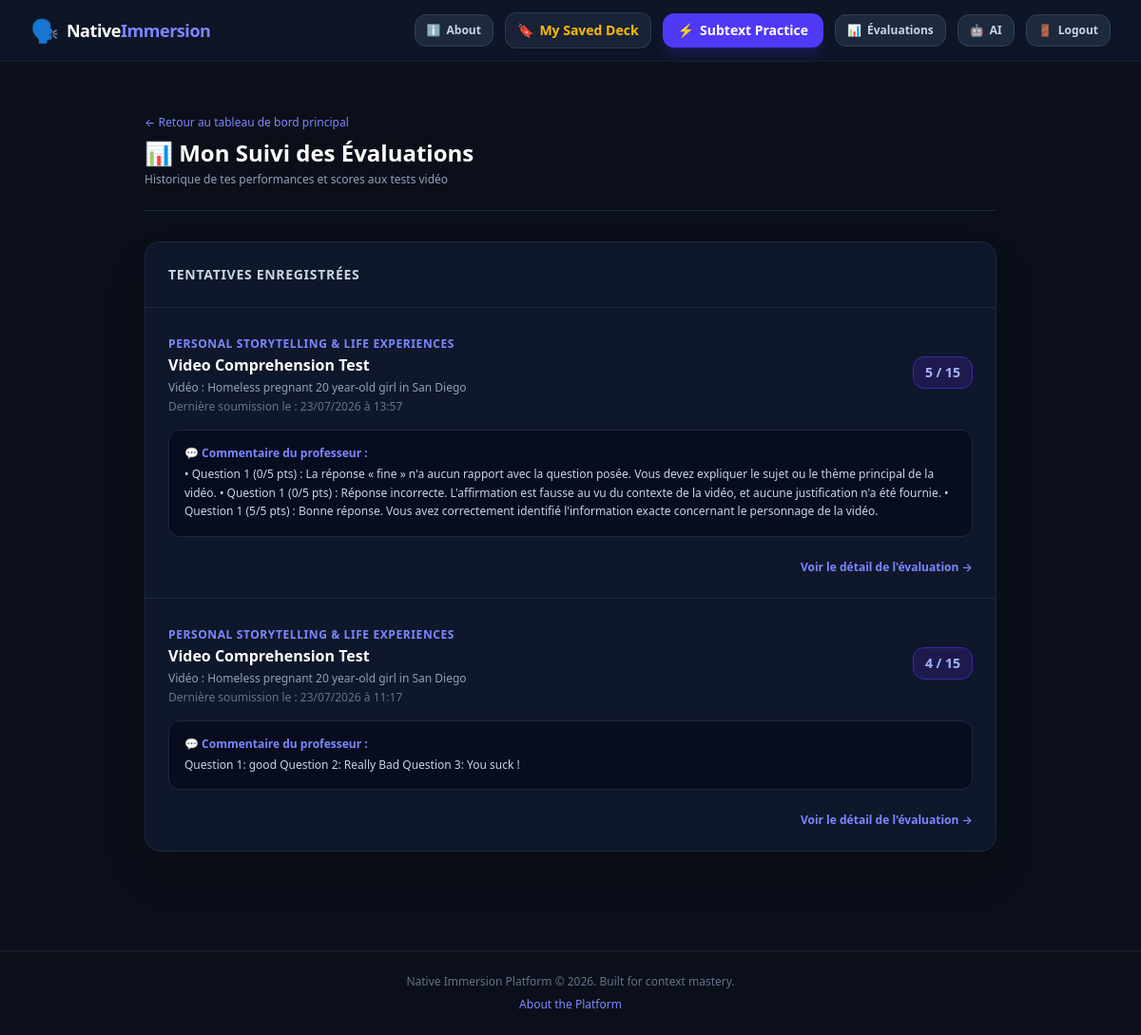
Page /my-scores/ (signed in) on the committed database.
### simulator/models.py (models this page shows, shortened)
class StudentAssessmentAttempt(models.Model):
    student = models.ForeignKey(User, on_delete=models.CASCADE, related_name='assessment_attempts')
    assessment = models.ForeignKey(VideoAssessment, on_delete=models.CASCADE, related_name='attempts')
    score = models.PositiveIntegerField(help_text="Score obtenu", default=0)
    max_score = models.PositiveIntegerField(default=40)
    submitted_at = models.DateTimeField(auto_now_add=True)
    answers_data = models.TextField(blank=True, help_text="Stockage des réponses de l'étudiant (JSON)")
    feedback = models.TextField(blank=True, help_text="Commentaires du professeur sur la copie")
    is_graded = models.BooleanField(default=False, help_text="Cocher si la copie a été corrigée et notée")
    class Meta:
        ordering = ['-submitted_at']

class VideoAssessment(models.Model):
    video_context = models.OneToOneField(
        VideoContext,
        on_delete=models.CASCADE,
        related_name='assessment'
    )
    title = models.CharField(max_length=255, default="Video Comprehension Test")
    instructions = models.TextField(blank=True, help_text="Consignes globales de l'exercice.")

class VideoContext(models.Model):
    title = models.CharField(max_length=255)
    youtube_id = models.CharField(
        max_length=50,
        help_text="The 11-character ID at the end of a YouTube link"
    )
    category = models.ForeignKey(
        Category,
        on_delete=models.PROTECT,
        related_name='videos'
    )
    expression_modules = models.ManyToManyField(
        ExpressionModule,
        related_name='videos',
        blank=True
    )
    created_at = models.DateTimeField(auto_now_add=True)

class Category(models.Model):
    name = models.CharField(max_length=100, unique=True)
    description = models.CharField(
        max_length=1000,
        blank=True,
        help_text="Optional description for the category."
    )
    class Meta:
        verbose_name_plural = "Categories"

### simulator/views.py (the view)
# urls.py: path('my-scores/', views.student_dashboard, name='student_dashboard'),
@approved_required
def student_dashboard(request):
    all_attempts = StudentAssessmentAttempt.objects.filter(
        student=request.user
    ).select_related(
        'assessment',
        'assessment__video_context',
        'assessment__video_context__category'
    ).order_by('-submitted_at')
    context = {
        'attempts': all_attempts,
    }
    return render(request, 'simulator/student_dashboard.html', context)

### simulator/views.py (called while the page is built)
def approved_required(view_func):
    @wraps(view_func)
    def _wrapped_view(request, *args, **kwargs):
        if not request.user.is_authenticated:
            return redirect('login')
        if request.user.is_superuser:
            return view_func(request, *args, **kwargs)
        if hasattr(request.user, 'userprofile') and request.user.userprofile.is_approved:
            return view_func(request, *args, **kwargs)
        return redirect('pending_approval')
    return _wrapped_view

### simulator/templates/simulator/student_dashboard.html (shortened to what this page needs)
{% extends 'simulator/base.html' %}
{% block content %}
<div class="max-w-4xl mx-auto space-y-8 py-6">
    <div class="flex items-center justify-between border-b border-slate-800 pb-6">
        <div>
            <a href="{% url 'video_index' %}"
                class="text-xs text-indigo-400 hover:underline flex items-center gap-1 mb-2">
                ← Retour au tableau de bord principal
            </a>
            <h1 class="text-2xl font-black text-white">📊 Mon Suivi des Évaluations</h1>
            <p class="text-slate-400 text-xs mt-1">Historique de tes performances et scores aux tests vidéo</p>
        </div>
    </div>
    <div class="bg-slate-900 border border-slate-800 rounded-2xl overflow-hidden shadow-2xl">
        <div class="p-6 border-b border-slate-800">
            <h2 class="text-sm font-bold uppercase tracking-wider text-slate-300">Tentatives enregistrées</h2>
        </div>
        {% if attempts %}
        <div class="divide-y divide-slate-800">
            {% for attempt in attempts %}
            <div class="p-6 space-y-4 hover:bg-slate-850/50 transition">
                <div class="flex items-center justify-between">
                    <div class="space-y-1">
                        <span class="text-xs font-bold text-indigo-400 uppercase tracking-wider">
                            {{ attempt.assessment.video_context.category.name|default:"Évaluation" }}</span>
                        <h3 class="font-bold text-white text-base">{{ attempt.assessment.title }}</h3>
                        <p class="text-xs text-slate-400">Vidéo : {{ attempt.assessment.video_context.title }}</p>
                        <p class="text-xs text-slate-500">Dernière soumission le :
                            {{ attempt.submitted_at|date:"d/m/Y à H:i" }}</p>
                    </div>
                    <div class="text-right">
                        <span
                            class="inline-block px-3 py-1.5 rounded-xl text-sm font-black {% if attempt.is_graded %} bg-indigo-950 text-indigo-300 border border-indigo-800 {% else %} bg-amber-950 text-amber-300 border border-amber-800 {% endif %}">
                            {% if attempt.is_graded %}
                            {{ attempt.score }} / {{ attempt.max_score }}
                            {% else %}
                            En attente de correction ⏳
                            {% endif %}
                        </span>
                    </div>
                </div>
                {% if attempt.is_graded and attempt.feedback %}
                <div class="bg-slate-950/60 border border-slate-800 rounded-xl p-4 text-xs space-y-1">
                    <span class="font-bold text-indigo-400 flex items-center gap-1">💬 Commentaire du professeur
                        :</span>
                    <p class="text-slate-300 leading-relaxed">{{ attempt.feedback }}</p>
                </div>
                {% endif %}
                <div class="flex justify-end pt-2">
                    <a href="{% url 'student_attempt_detail' attempt.id %}"
                        class="text-xs text-indigo-400 hover:underline font-semibold flex items-center gap-1">
                        Voir le détail de l'évaluation →
                    </a>
                </div>
            </div>
            {% endfor %}
        </div>
        {% else %}
        <div class="p-12 text-center text-slate-500 space-y-2">
            <span class="text-4xl">📂</span>
            <p class="text-sm">Aucune évaluation passée pour le moment.</p>
            <p class="text-xs">Regarde une vidéo et clique sur "Passer l'évaluation" pour commencer !</p>
        </div>
        {% endif %}
    </div>
</div>
{% endblock %}

### simulator/templates/simulator/base.html (style rules this page uses)
body { background-color: #0b0f19; color: #f8fafc; font-family: system-ui, -apple-system, sans-serif; }

### rows in the picture
StudentAssessmentAttempt: assessment.video_context.category.name "PERSONAL STORYTELLING & LIFE EXPERIENCES", assessment "Video Comprehension Test", assessment.video_context "Homeless pregnant 20 year-old girl in San Diego", submitted_at "23/07/2026 à 13:57", score "5", max_score "15", feedback "• Question 1 (0/5 pts) : La réponse « fine » n'a aucun rapport avec la question posée. Vous devez expliquer le sujet ou le thème principal de la vidéo. • Question 1 (0/5 pts) : Réponse incorrecte. L'affirmation est fausse au vu du contexte de la vidéo, et aucune justification n'a été fournie. • Question 1 (5/5 pts) : Bonne réponse. Vous avez correctement identifié l'information exacte concernant le personnage de la vidéo."
StudentAssessmentAttempt: assessment.video_context.category.name "PERSONAL STORYTELLING & LIFE EXPERIENCES", assessment "Video Comprehension Test", assessment.video_context "Homeless pregnant 20 year-old girl in San Diego", submitted_at "23/07/2026 à 11:17", score "4", max_score "15", feedback "Question 1: good Question 2: Really Bad Question 3: You suck !"
